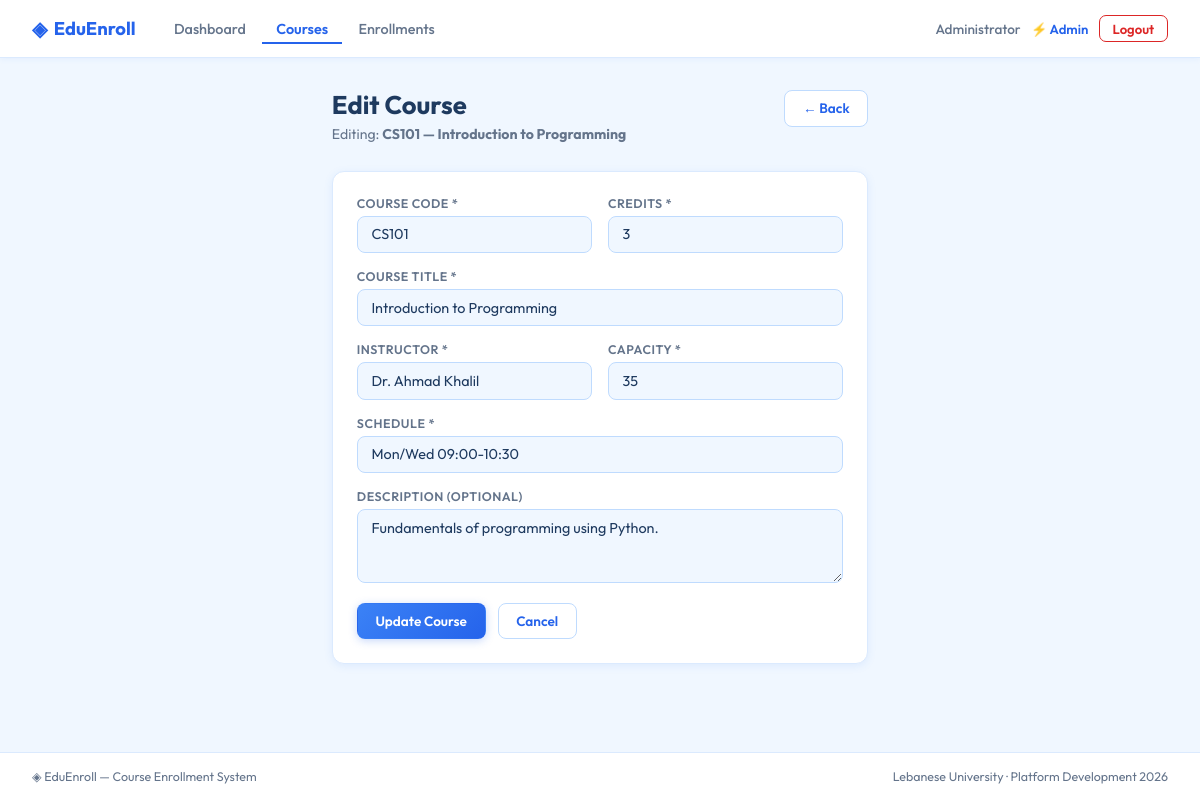
/edit_course.php?id=1 (signed in), run on the app's committed database.
### tables this page shows
CREATE TABLE IF NOT EXISTS courses (
  id            INT UNSIGNED     NOT NULL AUTO_INCREMENT,
  course_code   VARCHAR(20)      NOT NULL UNIQUE,
  title         VARCHAR(200)     NOT NULL,
  instructor    VARCHAR(120)     NOT NULL,
  schedule      VARCHAR(120)     NOT NULL,
  credits       TINYINT UNSIGNED NOT NULL DEFAULT 3,
  capacity      INT UNSIGNED     NOT NULL DEFAULT 30,
  description   TEXT,
  created_at    TIMESTAMP        NOT NULL DEFAULT CURRENT_TIMESTAMP,
  PRIMARY KEY (id)
);

### includes/auth.php (called while the page is built, shortened)
<?php
function isAdmin(): bool {
    return ($_SESSION['role'] ?? '') === 'admin';
}
function currentUser(): array {
    return [
        'id' => $_SESSION['user_id'] ?? 0,
        'username' => $_SESSION['username'] ?? '',
        'full_name' => $_SESSION['full_name'] ?? '',
        'email' => $_SESSION['email'] ?? '',
        'role' => $_SESSION['role'] ?? 'user',
    ];
}

### edit_course.php (the view, shortened to what this page needs)
<?php
require_once 'includes/auth.php';
$db = getDB();
$id = (int) ($_GET['id'] ?? 0);
$stmt = $db->prepare('SELECT * FROM courses WHERE id = ?');
$stmt->execute([$id]);
$course = $stmt->fetch();
$old = $course;
$activePage = 'courses';
?>
<!DOCTYPE html>
<html lang="en">
    <head>
    </head>
    <body>
        <?php include 'includes/navbar.php'; ?>
        <div class="wrap">
            <div class="page-header">
                <div>
                    <h1>Edit Course</h1>
                    <p>Editing: <strong><?= htmlspecialchars($course['course_code'] . ' — ' . $course['title']) ?></strong></p>
                </div>
                <a href="courses.php" class="btn btn-outline">← Back</a>
            </div>
            <div class="card form-card">
                <div class="card-body">
                    <form method="POST">
                        <div class="form-grid">
                            <div class="field">
                                <label>Course Code *</label>
                                <input type="text" name="course_code" value="<?= htmlspecialchars($old['course_code']) ?>" required />
                            </div>
                            <div class="field">
                                <label>Credits *</label>
                                <input type="number" name="credits" min="1" max="10" value="<?= (int) $old['credits'] ?>" required />
                            </div>
                            <div class="field field-full">
                                <label>Course Title *</label>
                                <input type="text" name="title" value="<?= htmlspecialchars($old['title']) ?>" required />
                            </div>
                            <div class="field">
                                <label>Instructor *</label>
                                <input type="text" name="instructor" value="<?= htmlspecialchars($old['instructor']) ?>" required />
                            </div>
                            <div class="field">
                                <label>Capacity *</label>
                                <input type="number" name="capacity" min="1" value="<?= (int) $old['capacity'] ?>" required />
                            </div>
                            <div class="field field-full">
                                <label>Schedule *</label>
                                <input type="text" name="schedule" value="<?= htmlspecialchars($old['schedule']) ?>" required />
                            </div>
                            <div class="field field-full">
                                <label>Description (optional)</label>
                                <textarea name="description" rows="3"><?= htmlspecialchars($old['description']) ?></textarea>
                            </div>
                        </div>
                        <div class="flex gap-1 mt-2">
                            <button type="submit" class="btn btn-primary">Update Course</button>
                            <a href="courses.php" class="btn btn-outline">Cancel</a>
                        </div>
                    </form>
                </div>
            </div>
        </div>
        <footer>
            <span>◈ EduEnroll — Course Enrollment System</span>
            <span>Lebanese University · Platform Development 2026</span>
        </footer>
    </body>
</html>

### includes/navbar.php
<?php
$user = currentUser();
?>
<nav class="navbar">
    <a href="dashboard.php" class="navbar-brand">
        <span>◈</span> EduEnroll
    </a>
    <ul class="navbar-nav">
        <li><a href="dashboard.php"  class="<?= ($activePage ?? '') === 'dashboard' ? 'active' : '' ?>">Dashboard</a></li>
        <li><a href="courses.php"    class="<?= ($activePage ?? '') === 'courses' ? 'active' : '' ?>">Courses</a></li>
        <li><a href="enrollments.php" class="<?= ($activePage ?? '') === 'enrollments' ? 'active' : '' ?>">Enrollments</a></li>
    </ul>
    <div class="navbar-right">
        <span class="navbar-user"><?= htmlspecialchars($user['full_name']) ?></span>
        <?php if (isAdmin()): ?>
            <span class="navbar-role">⚡ Admin</span>
        <?php endif; ?>
        <a href="logout.php" class="btn-logout">Logout</a>
    </div>
</nav>

### includes/page_styles.php (style rules this page uses)
:root { --bg: #f0f7ff; --surface: #ffffff; --border: #bfdbfe; --border-light: #dbeafe; --text: #1e3a5f; --text-muted: #64748b; --primary: #2563eb; --primary-lt: #3b82f6; --primary-bg: #eff6ff; --success: #16a34a; --success-bg: #f0fdf4; --danger: #dc2626; --danger-bg: #fef2f2; --warning-bg: #fffbeb; --shadow-sm: 0 2px 8px rgba(59,130,246,.10); --shadow-md: 0 4px 20px rgba(59,130,246,.13); --radius: 12px; --radius-sm: 8px; }
*, *::before, *::after { box-sizing: border-box; margin: 0; padding: 0; }
body { font-family: 'Outfit', sans-serif; background: var(--bg); color: var(--text); min-height: 100vh; display: flex; flex-direction: column; }
.navbar { background: #fff; border-bottom: 1px solid var(--border-light); box-shadow: 0 1px 6px rgba(59,130,246,.08); padding: 0 2rem; height: 58px; display: flex; align-items: center; gap: 1.5rem; position: sticky; top: 0; z-index: 100; }
.navbar-brand { font-size: 1.15rem; font-weight: 700; color: var(--primary); text-decoration: none; display: flex; align-items: center; gap: .4rem; flex-shrink: 0; }
.navbar-brand span { font-size: 1.25rem; }
.navbar-nav { display: flex; align-items: center; gap: .1rem; list-style: none; flex: 1; }
.navbar-nav a { text-decoration: none; color: var(--text-muted); font-size: .9rem; font-weight: 500; padding: .38rem .9rem; border-radius: 6px; transition: background .15s, color .15s; }
.navbar-nav a.active { color: var(--primary); font-weight: 600; border-bottom: 2px solid var(--primary); border-radius: 0; padding-bottom: .22rem; }
.navbar-right { display: flex; align-items: center; gap: .65rem; flex-shrink: 0; }
.navbar-user { font-size: .85rem; color: var(--text-muted); font-weight: 500; }
.navbar-role { font-size: .82rem; font-weight: 600; color: var(--primary); display: flex; align-items: center; gap: .25rem; }
.btn-logout { background: transparent; color: var(--danger); border: 1.5px solid var(--danger); border-radius: 7px; font-family: 'Outfit', sans-serif; font-size: .82rem; font-weight: 600; padding: .28rem .8rem; cursor: pointer; text-decoration: none; transition: background .15s, color .15s; }
.wrap { max-width: 1080px; margin: 0 auto; padding: 2rem 1.5rem; flex: 1; }
.page-header { display: flex; align-items: flex-start; justify-content: space-between; margin-bottom: 1.75rem; flex-wrap: wrap; gap: 1rem; }
.page-header h1 { font-size: 1.6rem; font-weight: 700; color: var(--text); line-height: 1.2; }
.page-header p { font-size: .88rem; color: var(--text-muted); margin-top: .25rem; }
.card { background: var(--surface); border: 1px solid var(--border-light); border-radius: var(--radius); box-shadow: var(--shadow-sm); overflow: hidden; }
.card-body { padding: 1.5rem; }
.form-card { max-width: 680px; }
.btn { display: inline-flex; align-items: center; gap: .3rem; padding: .52rem 1.1rem; border-radius: var(--radius-sm); font-family: 'Outfit', sans-serif; font-size: .85rem; font-weight: 600; cursor: pointer; text-decoration: none; border: 1.5px solid transparent; transition: opacity .18s, transform .12s, box-shadow .18s; white-space: nowrap; }
.btn-primary { background: linear-gradient(135deg, var(--primary-lt), var(--primary)); color: #fff; box-shadow: 0 2px 8px rgba(37,99,235,.25); }
.btn-outline { background: #fff; color: var(--primary); border-color: var(--border); }
.form-grid { display: grid; grid-template-columns: 1fr 1fr; gap: 1rem; }
.field { display: flex; flex-direction: column; gap: .3rem; }
.field-full { grid-column: 1 / -1; }
.field label { font-size: .78rem; font-weight: 600; color: var(--text-muted); text-transform: uppercase; letter-spacing: .04em; }
.field input, .field select, .field textarea { background: #f0f7ff; border: 1px solid var(--border); border-radius: var(--radius-sm); color: var(--text); font-family: 'Outfit', sans-serif; font-size: .9rem; padding: .55rem .85rem; outline: none; transition: border-color .2s, box-shadow .2s, background .2s; width: 100%; }
.flex { display: flex; }
.gap-1 { gap: .75rem; }
.mt-2 { margin-top: 1.25rem; }
footer { display: flex; align-items: center; justify-content: space-between; padding: 1rem 2rem; border-top: 1px solid var(--border-light); background: #fff; font-size: .78rem; color: var(--text-muted); flex-wrap: wrap; gap: .5rem; }

### data on the page
courses: course_code+title "CS101 — Introduction to Programming", course_code "CS101", credits "3", title "Introduction to Programming", instructor "Dr. Ahmad Khalil", capacity "35", schedule "Mon/Wed 09:00-10:30", description "Fundamentals of programming using Python."

### other printed values
$user['full_name'] "Administrator"
